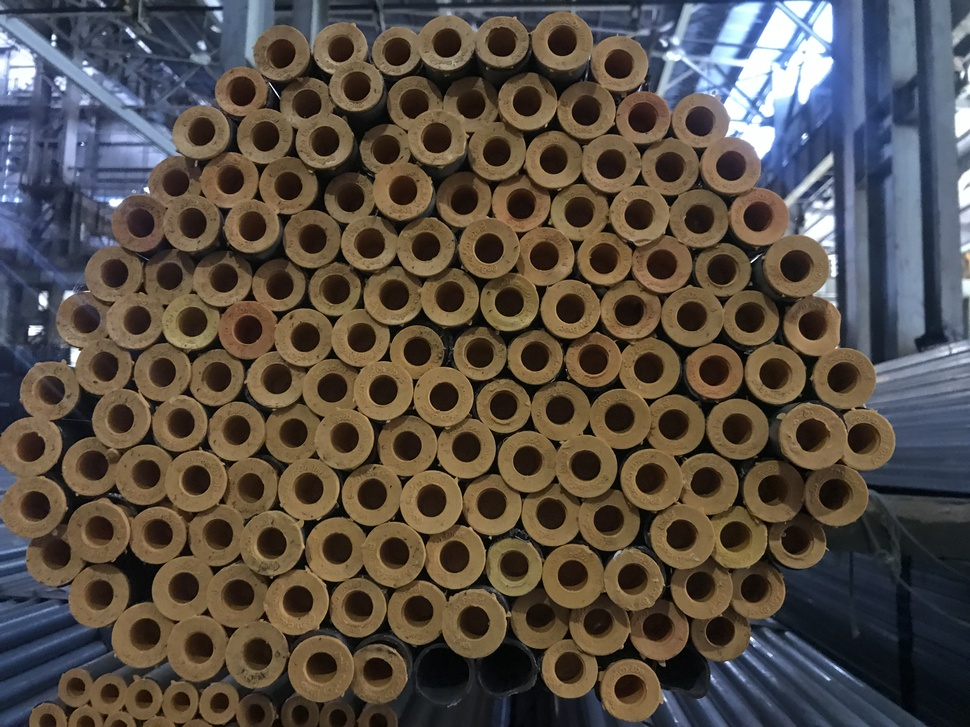
#> input picture Python scipts/IMG_2317.JPG, 970 x 727 px, shrunk from 4032 x 3024 before the run, found by its file name
$ python smallCircles.py
#> lines starting #> are read from the running program, lines starting #| are printed output that depends on the picture
import numpy as np
import cv2
import matplotlib.pyplot as plt

img=cv2.imread('IMG_2317.jpg',cv2.IMREAD_GRAYSCALE)
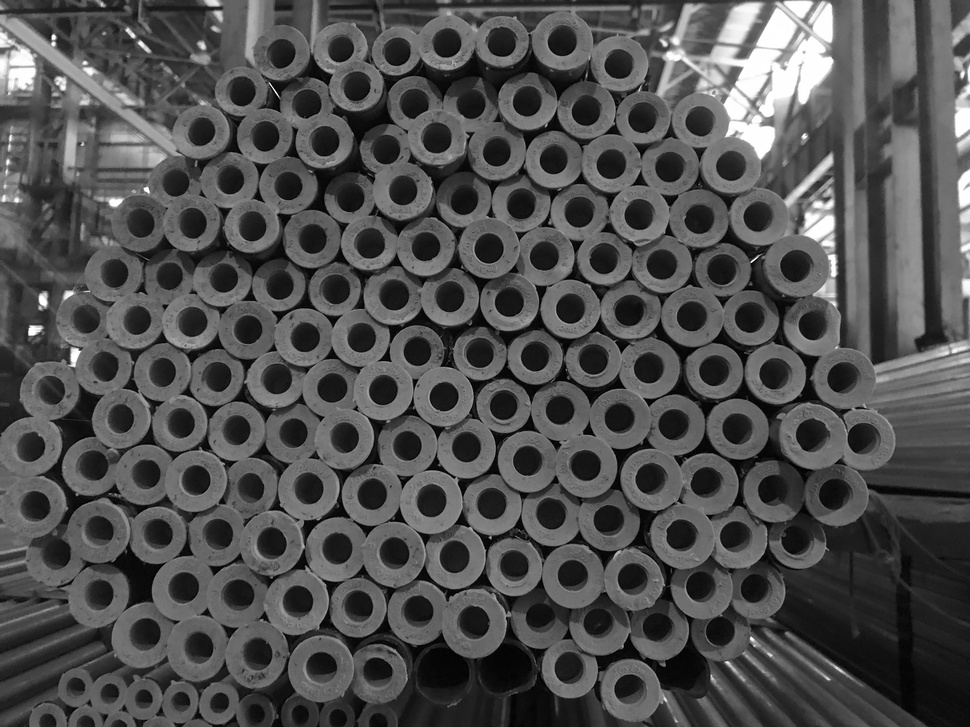
#> img: shape (727, 970); min 0, max 255, mean 79.5
img = cv2.medianBlur(img,5)
cimg = cv2.cvtColor(img,cv2.COLOR_GRAY2BGR)


circles = cv2.HoughCircles(img,cv2.HOUGH_GRADIENT,1,50,param1=30,param2=30,minRadius=15,maxRadius=50)
#> circles = 155 rows, first 8: [570.5, 308.5, 29.4], [488.5, 247.5, 30.5], [357.5, 607.5, 29.4], [509.5, 301.5, 29.4], [431.5, 501.5, 31.6], [648.5, 367.5, 30.5], [737.5, 428.5, 30.5], [98.5, 530.5, 31.6]

circles = np.uint16(np.around(circles))
#> circles = 155 rows, first 8: [570, 308, 29], [488, 248, 30], [358, 608, 29], [510, 302, 29], [432, 502, 32], [648, 368, 30], [738, 428, 30], [98, 530, 32]

for i in circles[0,:]:
    cv2.circle(cimg,(i[0],i[1]),i[2],(0,255,0),2)
    cv2.circle(cimg,(i[0],i[1]),2,(0,0,255),3)
#> this loop made 155 passes
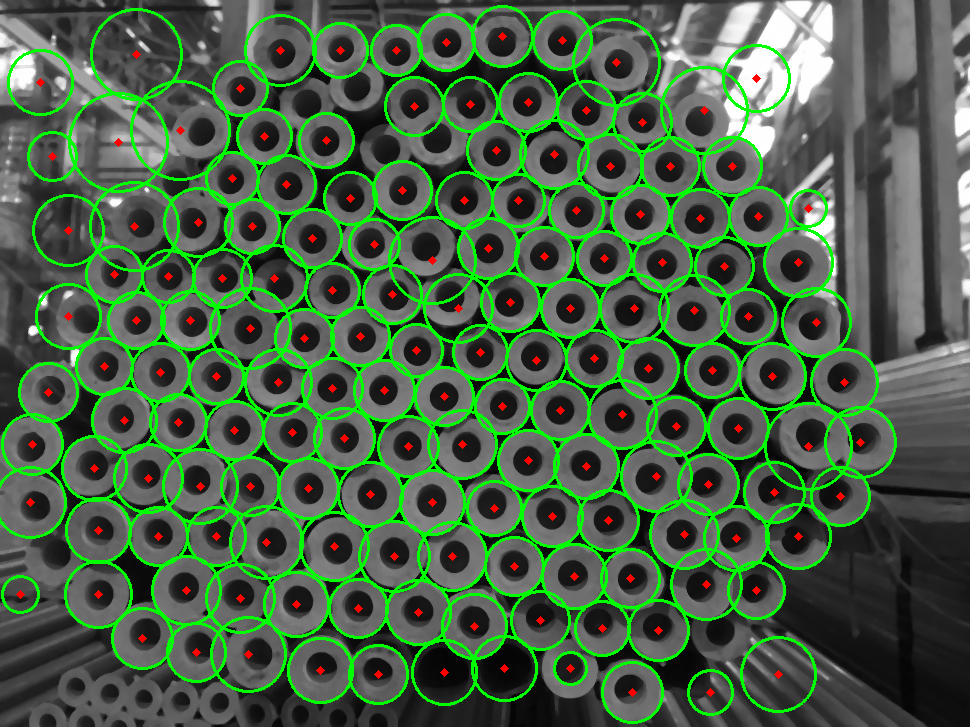
#> cimg: shape (727, 970, 3); mean B, G, R 69.6, 99.2, 71.9

print(circles.shape[1])
#| 155

#plt.imshow(cimg, cmap='jet')
#plt.show()

cv2.namedWindow('detected circles',cv2.WINDOW_KEEPRATIO)
cv2.imshow('detected circles',cimg)

$ run again, with Python scipts/IMG_23121.jpg copied over Python scipts/IMG_2317.JPG
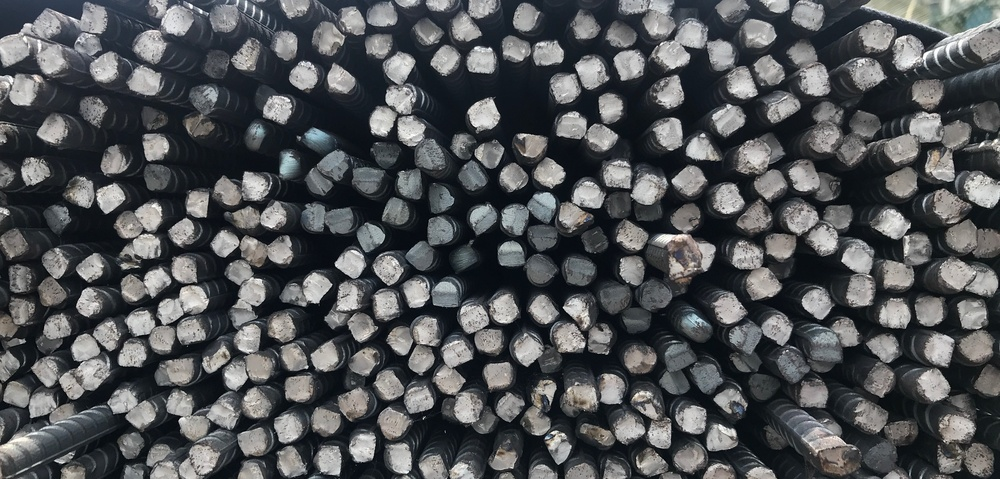
#> input picture Python scipts/IMG_23121.jpg, 1000 x 479 px, shrunk from 3892 x 1865 before the run, found by its file name
#> `img = cv2.medianBlur(img,5)`:
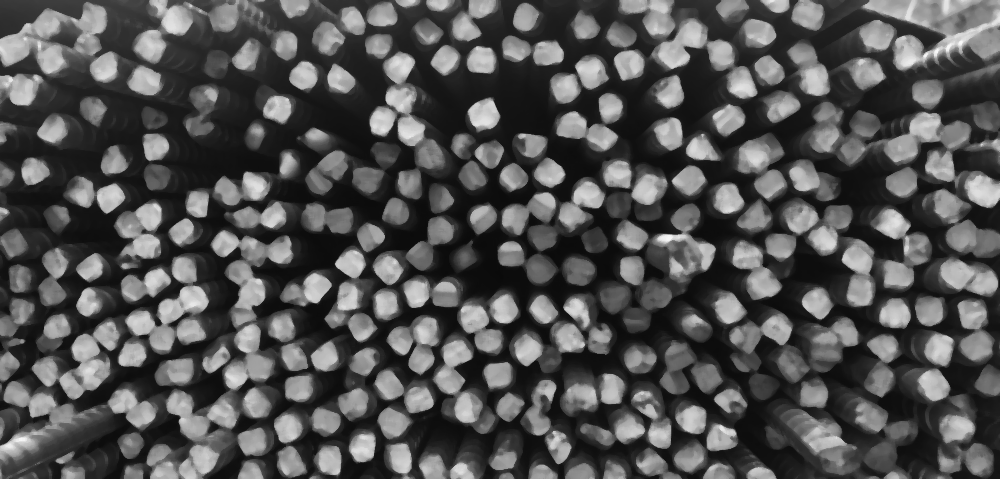
#> img: shape (479, 1000); min 10, max 250, mean 81.8
#> `circles = cv2.HoughCircles(img,cv2.HOUGH_GRADIENT,1,50,param1=30,param..`: circles = 58 rows, first 8: [836.5, 430.5, 42.7], [857.5, 358.5, 42.7], [422.5, 363.5, 45], [385.5, 305.5, 49.4], [93.5, 370.5, 42.7], [939.5, 347.5, 48.3], [837.5, 166.5, 47.2], [925.5, 245.5, 49.4]
#> `circles = np.uint16(np.around(circles))`: circles = 58 rows, first 8: [836, 430, 43], [858, 358, 43], [422, 364, 45], [386, 306, 49], [94, 370, 43], [940, 348, 48], [838, 166, 47], [926, 246, 49]
#> the loop `for i in circles[0,:]:` made 58 passes
#> after the loop `for i in circles[0,:]:`:
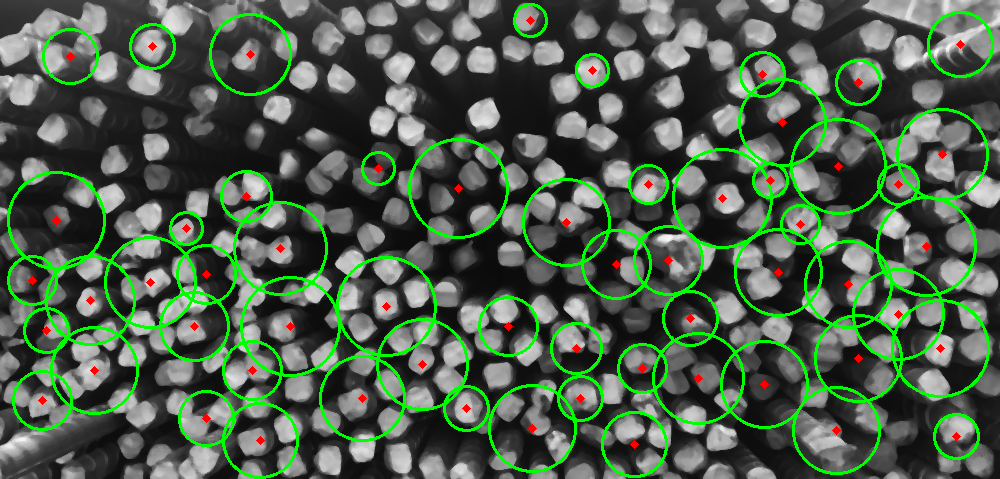
#> cimg: shape (479, 1000, 3); mean B, G, R 74.7, 93.8, 76
#| 58

$ run again, with Python scipts/IMG_23151.jpg copied over Python scipts/IMG_2317.JPG
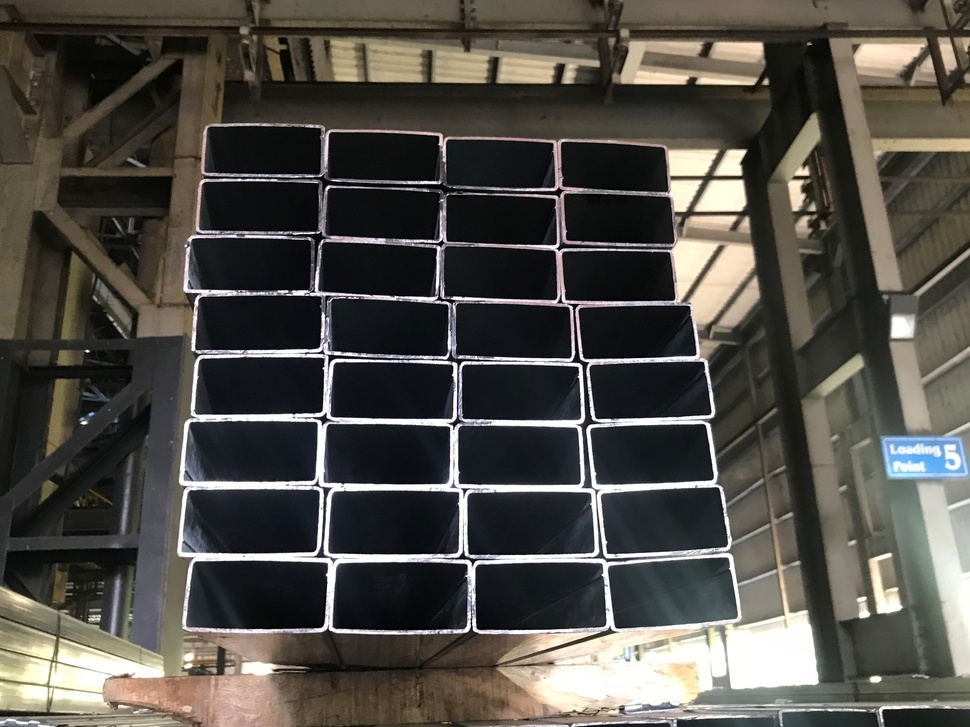
#> input picture Python scipts/IMG_23151.jpg, 970 x 727 px, shrunk from 3426 x 2569 before the run, found by its file name
#> `img=cv2.imread('IMG_2317.jpg',cv2.IMREAD_GRAYSCALE)`:
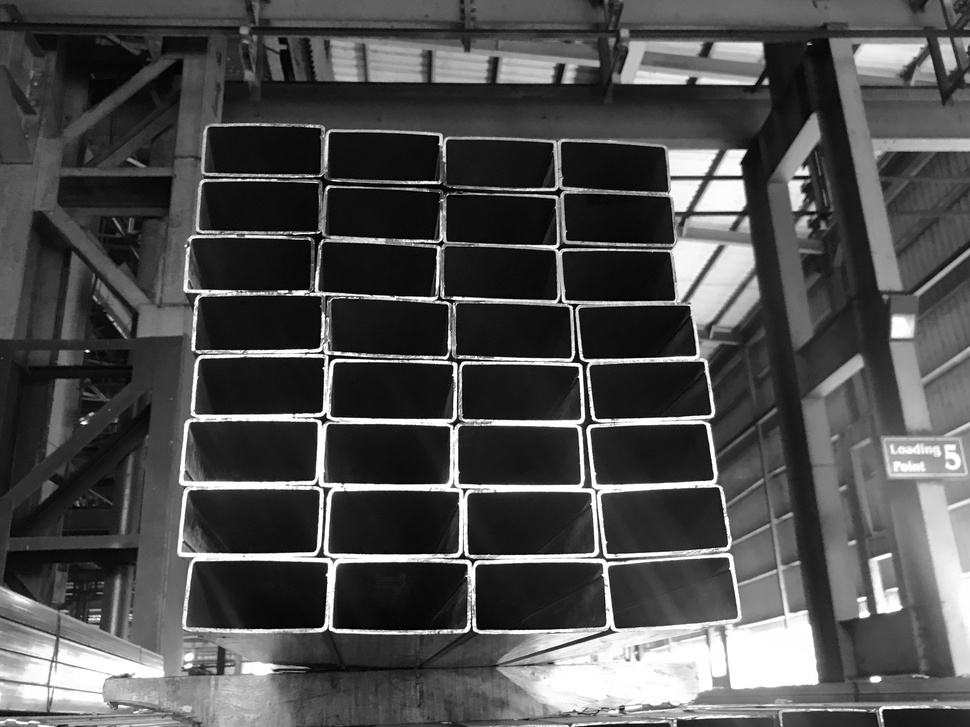
#> img: shape (727, 970); min 0, max 255, mean 78.2
#> `circles = cv2.HoughCircles(img,cv2.HOUGH_GRADIENT,1,50,param1=30,param..`: circles = 17 rows, first 8: [93.5, 62.5, 49.4], [143.5, 257.5, 41.6], [82.5, 600.5, 36], [562.5, 667.5, 39.4], [204.5, 675.5, 33.8], [748.5, 500.5, 29.4], [295.5, 62.5, 42.7], [317.5, 663.5, 36.1]
#> `circles = np.uint16(np.around(circles))`: circles = 17 rows, first 8: [94, 62, 49], [144, 258, 42], [82, 600, 36], [562, 668, 39], [204, 676, 34], [748, 500, 29], [296, 62, 43], [318, 664, 36]
#> the loop `for i in circles[0,:]:` made 17 passes
#> after the loop `for i in circles[0,:]:`:
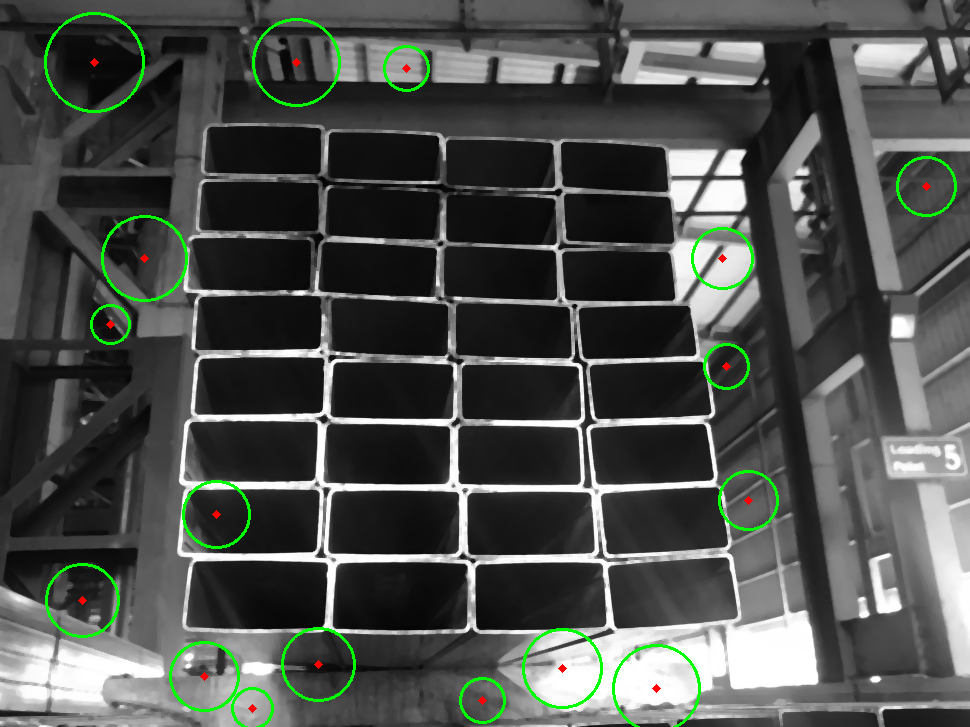
#> cimg: shape (727, 970, 3); mean B, G, R 76.3, 80, 76.6
#| 17
